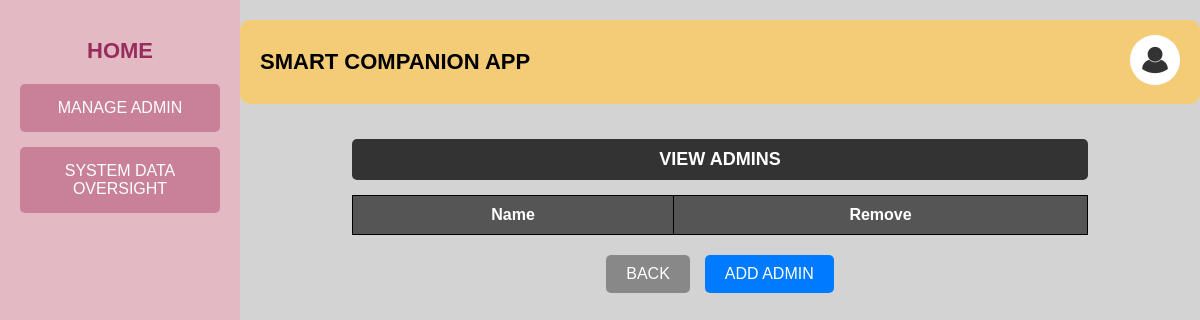
/adminmanage, run on an earlier commit of the app's database.
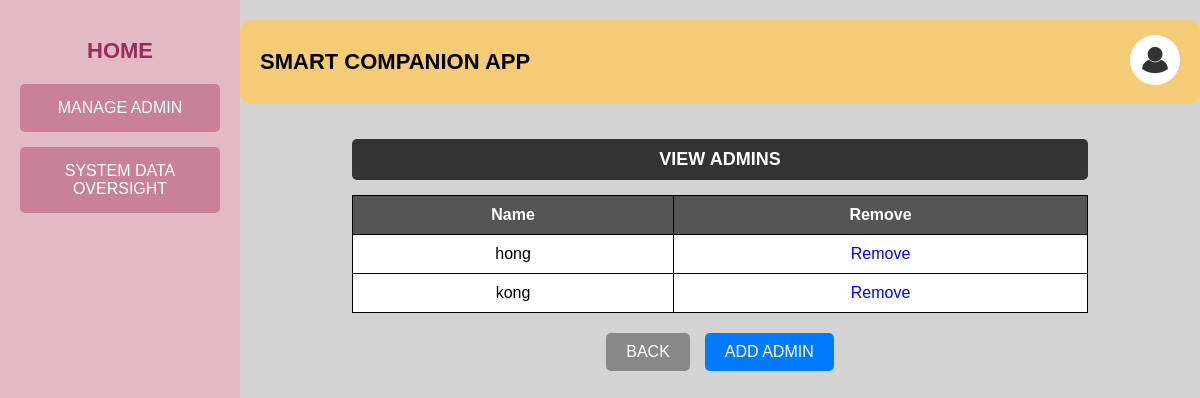
And on a later commit of the database.
### tables this page shows
CREATE TABLE admin (
            id INTEGER PRIMARY KEY AUTOINCREMENT,
            username TEXT NOT NULL,
            password TEXT NOT NULL
        );

### app.py (the view)
@app.route("/adminmanage", methods=["GET", "POST"])
def adminmanage():
    sa_id = session.get('sa_id')
    str_sa_id = str(sa_id)
    db= get_db()
    cursor = db.cursor()
    cursor.execute("SELECT * FROM admin")
    contacts_list = cursor.fetchall()  # Fetch all matching rows
    db.close()
    with open("static/img_log/su_admin/"+ str_sa_id + ".txt", "r") as file:
        image_name = str(file.read())
        image_url= url_for('static', filename='uploads/'+ image_name )
    return render_template("SuperAdmin/adminmanage.html",image_url=image_url, contacts=contacts_list)

### app.py (called while the page is built)
def get_db():
    if 'db' not in g:
        g.db = sqlite3.connect('project.db')
        g.db.row_factory = sqlite3.Row
    return g.db

### templates/SuperAdmin/adminmanage.html (shortened to what this page needs)
<!DOCTYPE html>
<html lang="en">
<head>
    <link rel="stylesheet" href="static/contact.css">
</head>
<body>
    <div class="container">
        <div class="sidebar">
            <a href="{{ url_for('superadmin') }}"><h2>HOME</h2></a>
            <a href="{{ url_for('adminmanage') }}"><button class="nav-btn">MANAGE ADMIN</button></a>
            <a href="{{ url_for('systemsight') }}"><button class="nav-btn">SYSTEM DATA OVERSIGHT</button></a>
        </div>
        <div class="main-content">
            <div class="header">
                <h1>SMART COMPANION APP</h1>
                <div class="user-profile">
                    <a href="{{ url_for('su_profile') }}"><img src="{{ image_url }}" alt="Profile Picture" class="profile-img"></a>
                </div>
            </div>
           <div class="contacts-section">
            <h2 class="contacts-title">VIEW ADMINS</h2>
            <table class="contacts-table">
                <tr>
                    <th>Name</th>
                    <th>Remove</th>
                </tr>
                {% for contact in contacts %}
                <tr>
                    <td>{{ contact[1] }}</td>
                    <td><a href="/deladmin?p_id={{ contact[0] }}">Remove</td>
                </tr>
                {% endfor %}
            </table>
        </div>
        <div class="buttons">
            <a href="{{ url_for('superadmin') }}"><button class="back-btn">BACK</button></a>
<button class="add-btn" onclick="openAdminPopup()">ADD ADMIN</button>
        </div>
    </div>
</div>
</body>
</html>

What changed in the data, as far as the page shows it:
added admin: username "hong"
added admin: username "kong"
